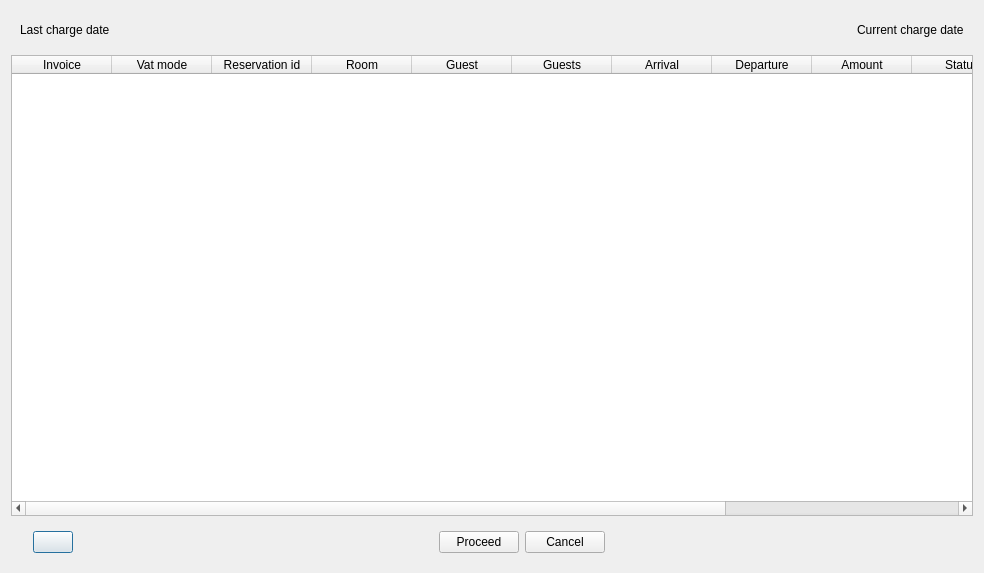
<?xml version="1.0" encoding="UTF-8"?>
<ui version="4.0">
 <class>DlgEndOfDay</class>
 <widget class="QDialog" name="DlgEndOfDay">
  <property name="geometry">
   <rect>
    <x>0</x>
    <y>0</y>
    <width>984</width>
    <height>573</height>
   </rect>
  </property>
  <property name="windowTitle">
   <string>Automatic room charge</string>
  </property>
  <layout class="QVBoxLayout" name="verticalLayout">
   <item>
    <widget class="QWidget" name="widget" native="true">
     <layout class="QHBoxLayout" name="horizontalLayout">
      <item>
       <widget class="QLabel" name="lbLastDate">
        <property name="text">
         <string>Last charge date</string>
        </property>
       </widget>
      </item>
      <item>
       <spacer name="horizontalSpacer">
        <property name="orientation">
         <enum>Qt::Horizontal</enum>
        </property>
        <property name="sizeHint" stdset="0">
         <size>
          <width>458</width>
          <height>20</height>
         </size>
        </property>
       </spacer>
      </item>
      <item>
       <widget class="QLabel" name="lbCurrentDate">
        <property name="text">
         <string>Current charge date</string>
        </property>
       </widget>
      </item>
     </layout>
    </widget>
   </item>
   <item>
    <widget class="EQTableWidget" name="tblCharges">
     <property name="editTriggers">
      <set>QAbstractItemView::NoEditTriggers</set>
     </property>
     <property name="selectionMode">
      <enum>QAbstractItemView::NoSelection</enum>
     </property>
     <property name="wordWrap">
      <bool>false</bool>
     </property>
     <column>
      <property name="text">
       <string>Invoice</string>
      </property>
     </column>
     <column>
      <property name="text">
       <string>Vat mode</string>
      </property>
     </column>
     <column>
      <property name="text">
       <string>Reservation id</string>
      </property>
     </column>
     <column>
      <property name="text">
       <string>Room</string>
      </property>
     </column>
     <column>
      <property name="text">
       <string>Guest</string>
      </property>
     </column>
     <column>
      <property name="text">
       <string>Guests</string>
      </property>
     </column>
     <column>
      <property name="text">
       <string>Arrival</string>
      </property>
     </column>
     <column>
      <property name="text">
       <string>Departure</string>
      </property>
     </column>
     <column>
      <property name="text">
       <string>Amount</string>
      </property>
     </column>
     <column>
      <property name="text">
       <string>Status</string>
      </property>
     </column>
     <column>
      <property name="text">
       <string>Action</string>
      </property>
     </column>
     <column>
      <property name="text">
       <string>Arrangement</string>
      </property>
     </column>
    </widget>
   </item>
   <item>
    <widget class="QWidget" name="widget_2" native="true">
     <layout class="QHBoxLayout" name="horizontalLayout_2">
      <item>
       <widget class="QLabel" name="lbSemaphore">
        <property name="text">
         <string/>
        </property>
        <property name="pixmap">
         <pixmap resource="res.qrc">:/images/ball-green.png</pixmap>
        </property>
        <property name="scaledContents">
         <bool>true</bool>
        </property>
       </widget>
      </item>
      <item>
       <widget class="QPushButton" name="btnRefresh">
        <property name="text">
         <string/>
        </property>
        <property name="icon">
         <iconset resource="res.qrc">
          <normaloff>:/images/refresh.png</normaloff>:/images/refresh.png</iconset>
        </property>
       </widget>
      </item>
      <item>
       <spacer name="horizontalSpacer_2">
        <property name="orientation">
         <enum>Qt::Horizontal</enum>
        </property>
        <property name="sizeHint" stdset="0">
         <size>
          <width>239</width>
          <height>20</height>
         </size>
        </property>
       </spacer>
      </item>
      <item>
       <widget class="QPushButton" name="btnOk">
        <property name="text">
         <string>Proceed</string>
        </property>
       </widget>
      </item>
      <item>
       <widget class="QPushButton" name="btnCancel">
        <property name="text">
         <string>Cancel</string>
        </property>
       </widget>
      </item>
      <item>
       <spacer name="horizontalSpacer_3">
        <property name="orientation">
         <enum>Qt::Horizontal</enum>
        </property>
        <property name="sizeHint" stdset="0">
         <size>
          <width>239</width>
          <height>20</height>
         </size>
        </property>
       </spacer>
      </item>
     </layout>
    </widget>
   </item>
  </layout>
 </widget>
 <customwidgets>
  <customwidget>
   <class>EQTableWidget</class>
   <extends>QTableWidget</extends>
   <header location="global">eqtablewidget.h</header>
  </customwidget>
 </customwidgets>
 <resources>
  <include location="res.qrc"/>
 </resources>
 <connections/>
</ui>
